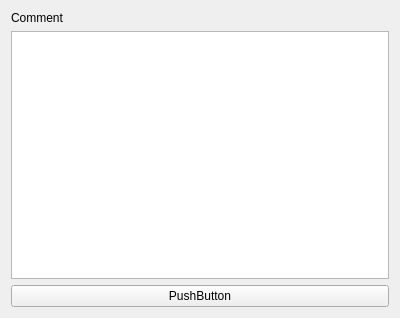
<?xml version="1.0" encoding="UTF-8"?>
<ui version="4.0">
 <class>Form</class>
 <widget class="QWidget" name="Form">
  <property name="geometry">
   <rect>
    <x>0</x>
    <y>0</y>
    <width>400</width>
    <height>318</height>
   </rect>
  </property>
  <property name="windowTitle">
   <string>Form</string>
  </property>
  <layout class="QVBoxLayout" name="verticalLayout">
   <item>
    <widget class="QLabel" name="label">
     <property name="text">
      <string>Comment</string>
     </property>
    </widget>
   </item>
   <item>
    <widget class="QTextEdit" name="textEdit"/>
   </item>
   <item>
    <widget class="QPushButton" name="pushButton">
     <property name="text">
      <string>PushButton</string>
     </property>
    </widget>
   </item>
  </layout>
 </widget>
 <resources/>
 <connections/>
</ui>
